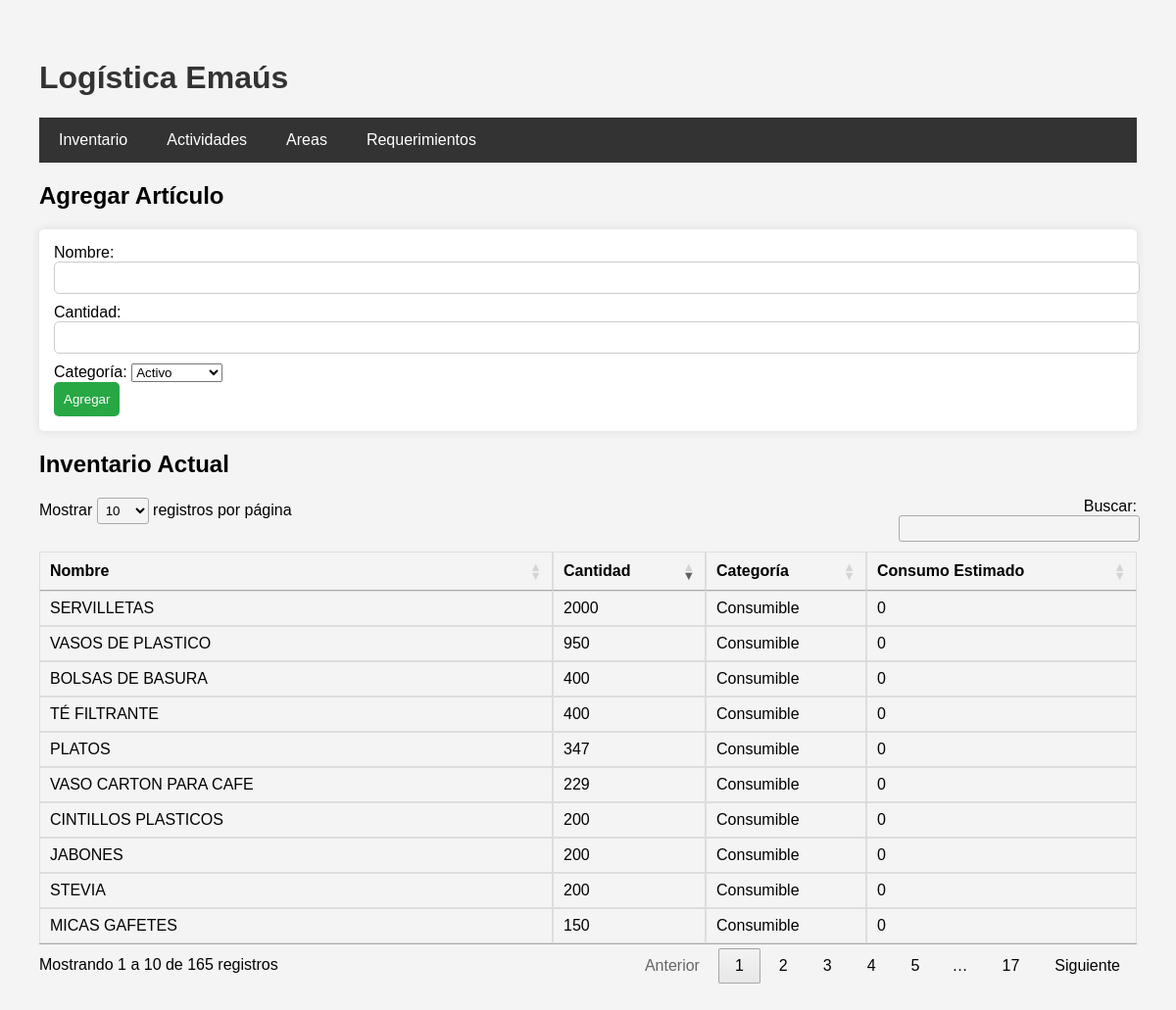
The page / on the database its author committed.
### app.py (models this page shows)
class Inventario(Base):
    __tablename__ = 'inventario'
    id = Column(Integer, primary_key=True)
    nombre = Column(String, nullable=False)
    cantidad = Column(Integer, nullable=False)
    categoria = Column(String, nullable=False)
    consumo_estimado = Column(Integer, default=0)

### app.py (the view)
@app.route('/')
def index():
    session = Session()  # Crear una nueva sesión
    try:
        inventario = session.query(Inventario).all()
        return render_template('index.html', inventario=inventario, modo_admin=False)
    finally:
        session.close()  # Cerrar la sesión después de usarla

### app.py (called while the page is built)
@app.teardown_request
def _teardown_request(exc):
    try:
        if exc:
            session.rollback()   # deshace si hubo error
    except Exception:
        pass
    try:
        session.close()          # libera siempre la conexión
    except Exception:
        pass

### templates/index.html (shortened to what this page needs)
<!DOCTYPE html>
<html lang="es">
<link rel="stylesheet" href="https://cdn.datatables.net/1.13.4/css/jquery.dataTables.min.css">
<head>
</head>
<body>
    <h1>
        Logística Emaús
    </h1>
<nav>
    <a href="{{ url_for('index') }}">Inventario</a>
    <a href="{{ url_for('actividades') }}">Actividades</a>
    <a href="{{ url_for('areas') }}">Areas</a>
    <a href="{{ url_for('requerimientos') }}">Requerimientos</a>
</nav>
<div class="container">
    <h2>Agregar Artículo</h2>
    <form action="/agregar" method="post">
        <label for="nombre">Nombre:</label>
        <input type="text" id="nombre" name="nombre" required><br>
        <label for="cantidad">Cantidad:</label>
        <input type="number" id="cantidad" name="cantidad" required><br>
        <label for="categoria">Categoría:</label>
        <select id="categoria" name="categoria" required>
            <option value="Activo">Activo</option>
        </select><br>
        <button type="submit">Agregar</button>
    </form>
    <h2>Inventario Actual</h2>
    <table id="inventarioTabla">
            <thead>
            <tr>
                <th>Nombre</th>
                <th>Cantidad</th>
                <th>Categoría</th>
                <th>Consumo Estimado</th>
            </tr>
        </thead>
        <tbody>
            {% for item in inventario %}
   	 <tr>
                <td>{{ item.nombre }}</td>
                <td>{{ item.cantidad }}</td>
                <td>{{ item.categoria }}</td>
                <td>{{ item.consumo_estimado }}</td>
              </tr>
             {% endfor %}
        </tbody>
    </table>
</body>
</html>

### templates/index.html (style rules this page uses)
body { font-family: Arial, sans-serif; margin: 20px; padding: 20px; background-color: #f4f4f4; }
nav { background-color: #333; overflow: hidden; }
nav a { float: left; display: block; color: white; text-align: center; padding: 14px 20px; text-decoration: none; }
h2 { margin-top: 20px; }
h1 { color: #333; }
form { background: white; padding: 15px; margin-bottom: 15px; border-radius: 5px; box-shadow: 0px 0px 10px rgba(0, 0, 0, 0.1); }
input { margin-bottom: 10px; padding: 8px; width: 100%; border: 1px solid #ccc; border-radius: 5px; }
button { background-color: #28a745; color: white; padding: 10px; border: none; border-radius: 5px; cursor: pointer; }
table { width: 100%; border-collapse: collapse; margin-top: 20px; }
th, td { border: 1px solid #ddd; padding: 8px; text-align: left; }
th { background-color: #f4f4f4; }

### rows shown on the page
Inventario: nombre "SERVILLETAS", cantidad "2000", categoria "Consumible", consumo_estimado "0"
Inventario: nombre "VASOS DE PLASTICO", cantidad "950", categoria "Consumible", consumo_estimado "0"
Inventario: nombre "PLATOS", cantidad "347", categoria "Consumible", consumo_estimado "0"
Inventario: nombre "CINTILLOS PLASTICOS", cantidad "200", categoria "Consumible", consumo_estimado "0"
Inventario: nombre "JABONES", cantidad "200", categoria "Consumible", consumo_estimado "0"
Inventario: nombre "STEVIA", cantidad "200", categoria "Consumible", consumo_estimado "0"
Inventario: nombre "MICAS GAFETES", cantidad "150", categoria "Consumible", consumo_estimado "0"
Inventario: nombre "BOLSAS DE BASURA", cantidad "400", categoria "Consumible", consumo_estimado "0"
Inventario: nombre "TÉ FILTRANTE", cantidad "400", categoria "Consumible", consumo_estimado "0"
Inventario: nombre "VASO CARTON PARA CAFE", cantidad "229", categoria "Consumible", consumo_estimado "0"
